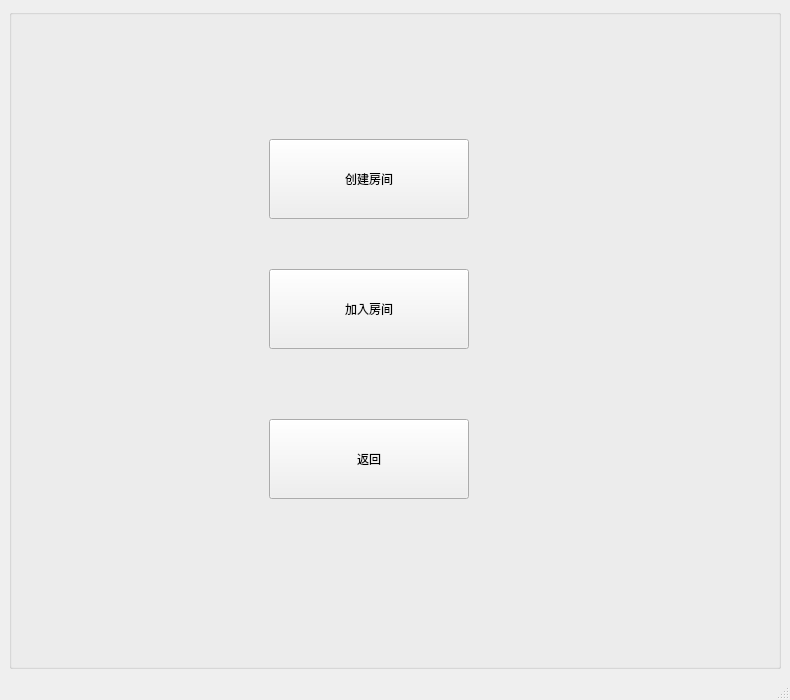
<?xml version="1.0" encoding="UTF-8"?>
<ui version="4.0">
 <class>MainWindow</class>
 <widget class="QMainWindow" name="MainWindow">
  <property name="geometry">
   <rect>
    <x>0</x>
    <y>0</y>
    <width>790</width>
    <height>700</height>
   </rect>
  </property>
  <property name="minimumSize">
   <size>
    <width>790</width>
    <height>700</height>
   </size>
  </property>
  <property name="maximumSize">
   <size>
    <width>790</width>
    <height>700</height>
   </size>
  </property>
  <property name="windowTitle">
   <string>MainWindow</string>
  </property>
  <widget class="QWidget" name="centralwidget">
   <layout class="QVBoxLayout" name="verticalLayout">
    <item>
     <widget class="QGroupBox" name="groupBox">
      <property name="enabled">
       <bool>true</bool>
      </property>
      <property name="title">
       <string/>
      </property>
      <widget class="QPushButton" name="pushButtonCreate">
       <property name="geometry">
        <rect>
         <x>260</x>
         <y>130</y>
         <width>200</width>
         <height>80</height>
        </rect>
       </property>
       <property name="text">
        <string>创建房间</string>
       </property>
      </widget>
      <widget class="QPushButton" name="pushButtonJoin">
       <property name="geometry">
        <rect>
         <x>260</x>
         <y>260</y>
         <width>200</width>
         <height>80</height>
        </rect>
       </property>
       <property name="text">
        <string>加入房间</string>
       </property>
      </widget>
      <widget class="QPushButton" name="pushButtonReturn">
       <property name="geometry">
        <rect>
         <x>260</x>
         <y>410</y>
         <width>200</width>
         <height>80</height>
        </rect>
       </property>
       <property name="text">
        <string>返回</string>
       </property>
      </widget>
     </widget>
    </item>
   </layout>
  </widget>
  <widget class="QMenuBar" name="menubar">
   <property name="geometry">
    <rect>
     <x>0</x>
     <y>0</y>
     <width>790</width>
     <height>26</height>
    </rect>
   </property>
  </widget>
  <widget class="QStatusBar" name="statusbar"/>
 </widget>
 <resources/>
 <connections/>
</ui>
